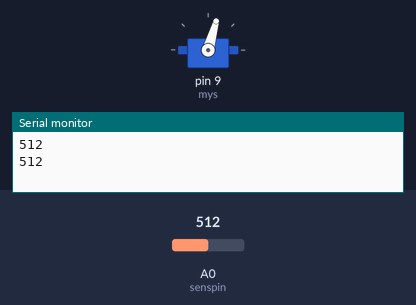
A sketch run on a simulated Arduino Uno, built with avr-gcc and run on an emulated ATmega328P. Parts: servo, the last lines printed to the serial monitor. Inputs (shaded band) come from the test bench; at power-on: A0 (senspin) = 512.

Above: at 5.3 s.
5.4 s: A0 (senspin) set to 262
At 5.59 s:
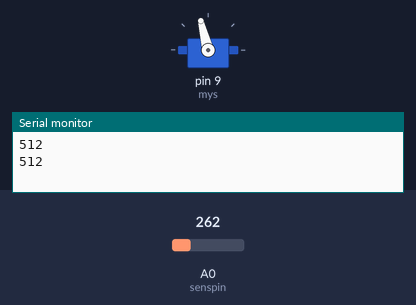
10.8 s: A0 (senspin) set to 243
At 11.04 s:
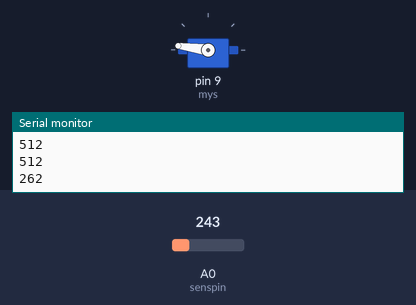
At 14.3 s:
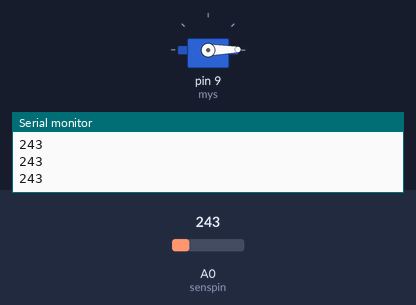
Timing chart, 0 to 15.8 s (numbered marks = the images above; inputs shaded):
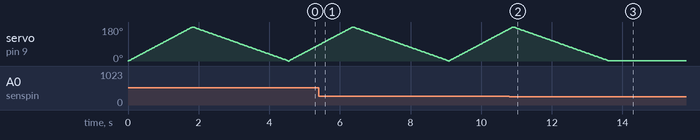

The sketch:

Moisture.ino
```cpp
#include<Servo.h>

Servo mys;
int pos=0;
int senspin=0;

void setup() {
  // put your setup code here, to run once:
mys.attach(9);
Serial.begin(9600);
}

void loop() {
  // put your main code here, to run repeatedly:
 int sensval=analogRead(senspin);
 Serial.println(sensval);
 if(sensval>250)
 {
    for(pos=0;pos<=180;pos+=1)
    {
        mys.write(pos);
        delay(10);
    }
    for(pos=180;pos>0;pos-=1)
    {
        mys.write(pos);
        delay(15);
    }


 }

}
```

Measured:
- the behaviour switches between 251 and 250 on A0 (senspin) (found by bisection; images 1 and 2)
- after the input at 10.8 s, servo on pin 9 (mys): goes on until 13.6 s, then stays 1°
